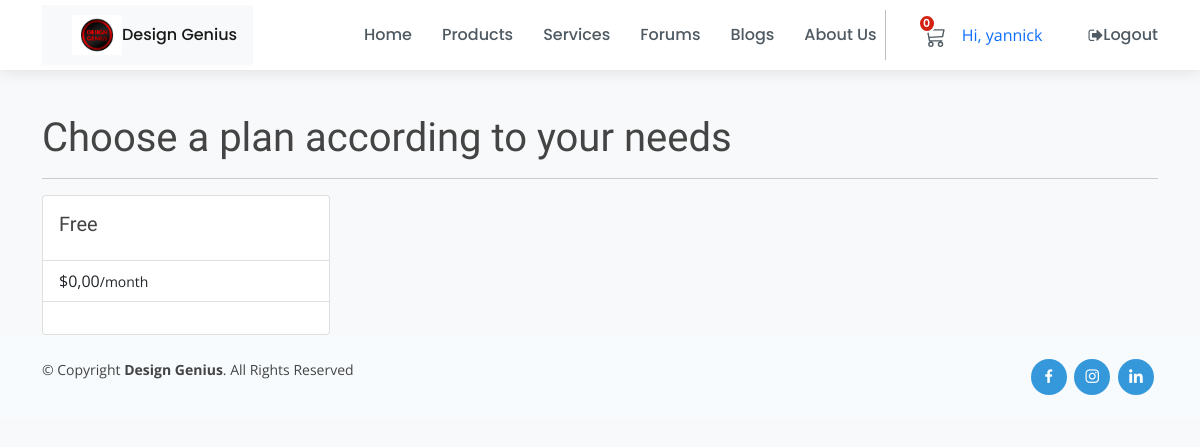
The app's page /account/memberships/ (signed in) with its own data.
### Accounts/models.py (models this page shows, shortened)
class Account(AbstractBaseUser, PermissionsMixin):
    email = models.EmailField(unique=True)
    name = models.CharField(max_length=150)
    phone = models.CharField(max_length=50)
    date_of_birth = models.DateField(blank=True, null=True)
    picture = ImageField(blank=True, manual_crop="")
    membership = models.ForeignKey('Membership', related_name='user_membership', on_delete=models.SET_NULL, null=True)
    is_staff = models.BooleanField(default=False)
    is_active = models.BooleanField(default=True)
    last_login = models.DateTimeField(null=True)
    objects = AccountManager()
    USERNAME_FIELD = 'email'
    REQUIRED_FIELDS = ['name', 'phone']
    def __str__(self):
        return self.name

class Membership(models.Model):
    membership_type = models.CharField(
        choices=MEMBERSHIP_CHOICES, default='Free', max_length=30
    )
    slug = models.SlugField(null=True, blank=True)
    periode = models.IntegerField()
    price = models.DecimalField(default=0, max_digits=5, decimal_places=2)

### Accounts/views.py (the view)
# urls.py: path('memberships/', MembershipView.as_view(), name='select'),
class MembershipView(ListView):
    model = Membership
    template_name = 'memberships_list.html'
    def get_user_membership(self, *args):
        user_membership_qs = Account.objects.filter(name=self.request.user)
        if user_membership_qs.exists():
            return user_membership_qs.first()
        return None
    def get_context_data(self, *args, **kwargs):
        context = super().get_context_data(**kwargs)
        current_membership = self.get_user_membership(self.request)
        context['current_membership'] = str(current_membership.membership)
        return context

### Accounts/views.py (called while the page is built)
def global_params(request):
    if request.user.is_anonymous:
        subscription_info = None
    else:
        try:
            subscription_info = Subscription.objects.get(user_membership=request.user)
        except Subscription.DoesNotExist:
             subscription_info = None
    context = {
        "subscription_info": subscription_info,
    }
    return context

### Basket/basket.py (called while the page is built)
    def __len__(self):
        return sum(item["qty"] for item in self.basket.values())

### Accounts/templates/memberships_list.html (shortened to what this page needs)
{% extends 'layout/base.html' %}
{% load crispy_forms_tags %}
{% load static %}
{% block content %}
{% include "layout/_nav.html" %}
<div class="container justify-content-center align-items-center" style="margin-top:90px;">
    <br>
    <h1>Choose a plan according to your needs</h1>
    <hr>
    <div class="row">
        {% for object in object_list %}
        <div class="col-sm-4 col-md-4">
            <div class="card" style="width: 18rem;">
                <div class="card-body">
                    <h5 class="card-title">{{ object.membership_type }}</h5>
                </div>
                <ul class="list-group list-group-flush">
                    <li class="list-group-item"> ${{ object.price }}<small>/month</small></li>
                </ul>
                <div class="card-body">
                </div>
            </div>
        </div>
        {% endfor %}
    </div>
</div>
{% endblock content %}

### templates/layout/_nav.html (shortened to what this page needs)
{% load static %}
<header id="header" class="fixed-top d-flex align-items-center">
    <div class="container d-flex align-items-center">
        <div class="logo me-auto">
            <nav class="navbar navbar-light bg-light">
                <a class="navbar-brand" href="{% url 'Home:home' %}">
                    <img src="{% static 'assets/img/logo.jpg' %}" width="50" height="50" class="d-inline-block align-top" alt=""> Design Genius
                </a>
            </nav>
        </div>
        <nav id="navbar" class="navbar order-last order-lg-0">
            <ul>
                <li><a class="nav-link scrollto " href="{% url 'Home:home' %}">Home</a></li>
                <li><a class="nav-link scrollto" href="{% url 'Stores:store_home' %}">Products</a></li>
                <li><a class="nav-link scrollto" href="{% url 'Services:home' %}">Services</a></li>
                <li><a class="nav-link scrollto " href="{% url 'forum-list' %}">Forums</a></li>
                <li><a class="nav-link scrollto" href="{% url 'Blogs:home' %}">Blogs</a></li>
                <li><a class="nav-link scrollto" href="{% url 'Home:about' %}">About Us</a></li>
                <hr class="m-2" style="border-left: 1px solid black; height: 50px;"> {% if request.user.is_authenticated %}
                <li class="">
                    <a type="button" role="button" href="{% url 'Basket:basket_summary' %}" class="nav-link scrollto border-lg-0 basket-btn">
                        {% with total_qty=basket|length %}
                            <div id="basket-qty" class="basket-qty">
                                {% if total_qty > 0 %}
                                {{ total_qty }}
                                {% else %}
                                0
                                {% endif %}
                            </div>
                        {% endwith %}
                        <div>
                        </div>
                    </a>
                </li>
                <li class="">
                    <p class="nav-link scrollto pt-4 ">Hi, {{ request.user.name }}</p>
                </li>
                <li class="">
                    <a href="{% url 'Accounts:logout' %}" class="nav-link"><span class="fa fa-sign-out m-0"></span> Logout</a>
                </li>
                {% endif %}
            </ul>
        </nav>
    </div>
</header>

### static/assets/css/style.css (style rules this page uses)
body { font-family: "Open Sans", sans-serif; color: #444444; }
a { color: #3498db; text-decoration: none; }
h1, h2, h3, h4, h5, h6 { font-family: "Raleway", sans-serif; }
#header { height: 70px; transition: all 0.5s; z-index: 997; transition: all 0.5s; background: #fff; box-shadow: 0px 2px 15px rgba(0, 0, 0, 0.1); }
#header .logo img { max-height: 40px; }
.navbar { padding: 0; }
.navbar ul { margin: 0; padding: 0; display: flex; list-style: none; align-items: center; }
.navbar li { position: relative; }
.navbar a, .navbar a:focus { display: flex; align-items: center; justify-content: space-between; padding: 10px 0 10px 30px; font-family: "Poppins", sans-serif; font-size: 16px; font-weight: 500; color: #4f5a62; white-space: nowrap; transition: 0.3s; }
.basket-qty { color: #fff; background: #d42114; border: 2px solid #fff; border-radius: 50%; text-align: center; font-size: 11px; height: 15px; width: 14px; position: absolute; box-sizing: content-box; font-weight: 600; display: flex; justify-content: center; align-items: center; top: 1px; right: 10px; }
.basket-btn { position: relative; }

### records on screen
Account: user.name "yannick"
Membership: membership_type "Free", price "0,00"
